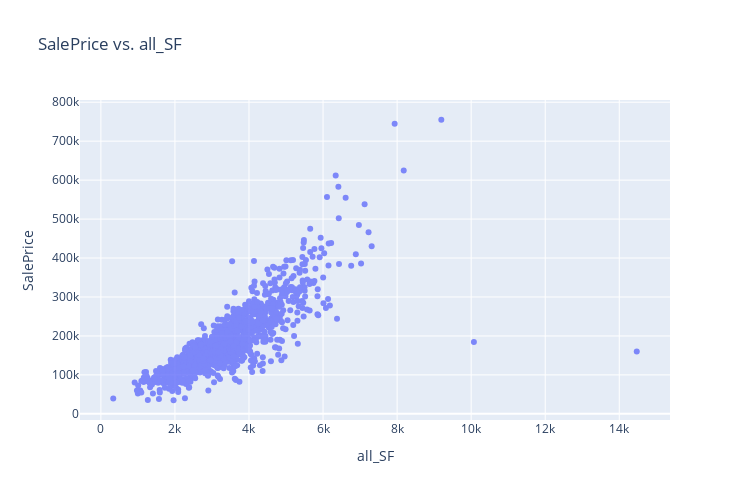

Notebook cell for this chart:
### Markdown cell above
#### Scatterplot: SalePrice vs all_SF

### Code cell
plotly_scatter_x_y(df_train, 'all_SF', 'SalePrice')

### Figure 1 — Plotly figure (JSON) as saved in the notebook; plotly's stock layout.template omitted (floating-point values rounded to 4 significant figures; data arrays with more than 128 entries replaced by an {"elided": "..."} marker saying what was removed)
{"data": [{"mode": "markers", "name": "all_SF", "opacity": 0.8, "type": "scatter", "x": {"elided": "1460 int values"}, "y": {"elided": "1460 int values"}}], "layout": {"autosize": false, "height": 500, "legend": {"orientation": "h", "x": 0.4, "y": 1}, "title": {"text": "SalePrice vs. all_SF"}, "width": 750, "xaxis": {"ticklen": 5, "title": {"text": "all_SF"}, "zeroline": false}, "yaxis": {"side": "left", "title": {"text": "SalePrice"}}}}
